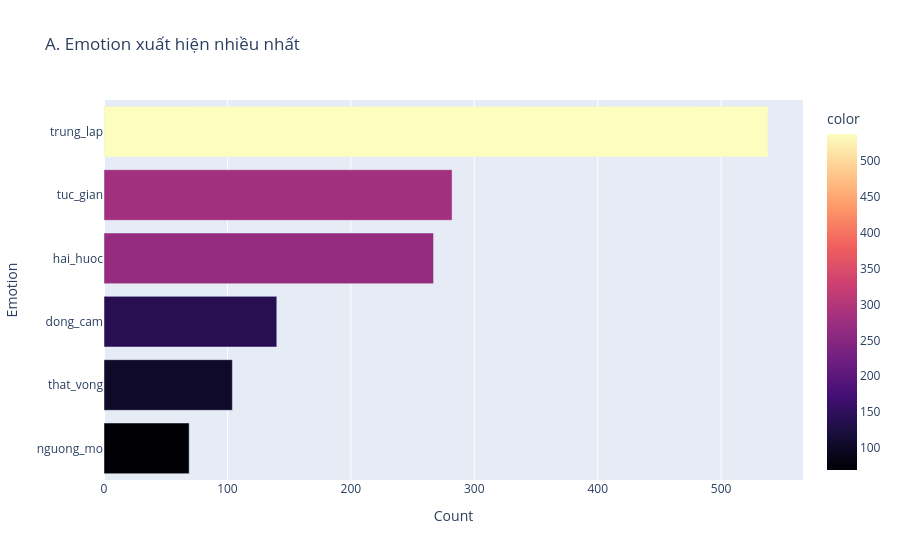

The code cell stored with this chart in its notebook:
### Markdown cell above
**Ý nghĩa biểu đồ:**
Biểu đồ tròn (Donut chart) này cung cấp cái nhìn tổng quan nhất về thái độ của cộng đồng mạng. Nó cho biết tỷ lệ phần trăm các bình luận theo từng nhóm sắc thái cảm xúc (Tích cực, Tiêu cực, Trung lập,...). Qua đó, bạn có thể nhận định nhanh chóng phản ứng của công chúng đang nghiêng về hướng ủng hộ, phản đối hay chỉ đơn thuần là quan sát.

### Code cell
# A. Emotion Distribution
if 'emotion' in df.columns:
    emotion_counts = df['emotion'].value_counts().head(12)
    fig = px.bar(
        x=emotion_counts.values, 
        y=emotion_counts.index, 
        orientation='h',
        title='A. Emotion xuất hiện nhiều nhất',
        labels={'x': 'Count', 'y': 'Emotion'},
        color=emotion_counts.values,
        color_continuous_scale='Magma'
    )
    fig.update_layout(yaxis={'categoryorder':'total ascending'})
    fig.show()

### Figure 1 — Plotly figure (JSON) as saved in the notebook; plotly's stock layout.template omitted (floating-point values rounded to 4 significant figures)
{"data": [{"hovertemplate": "Count=%{x}<br>Emotion=%{y}<br>color=%{marker.color}<extra></extra>", "legendgroup": "", "marker": {"color": [538, 282, 267, 140, 104, 69], "coloraxis": "coloraxis", "pattern": {"shape": ""}}, "name": "", "orientation": "h", "showlegend": false, "textposition": "auto", "type": "bar", "x": [538, 282, 267, 140, 104, 69], "xaxis": "x", "y": ["trung_lap", "tuc_gian", "hai_huoc", "dong_cam", "that_vong", "nguong_mo"], "yaxis": "y"}], "layout": {"barmode": "relative", "coloraxis": {"colorbar": {"title": {"text": "color"}}, "colorscale": [[0, "#000004"], [0.1111, "#180f3d"], [0.2222, "#440f76"], [0.3333, "#721f81"], [0.4444, "#9e2f7f"], [0.5556, "#cd4071"], [0.6667, "#f1605d"], [0.7778, "#fd9668"], [0.8889, "#feca8d"], [1, "#fcfdbf"]]}, "legend": {"tracegroupgap": 0}, "title": {"text": "A. Emotion xuất hiện nhiều nhất"}, "xaxis": {"anchor": "y", "domain": [0, 1], "title": {"text": "Count"}}, "yaxis": {"anchor": "x", "categoryorder": "total ascending", "domain": [0, 1], "title": {"text": "Emotion"}}}}
